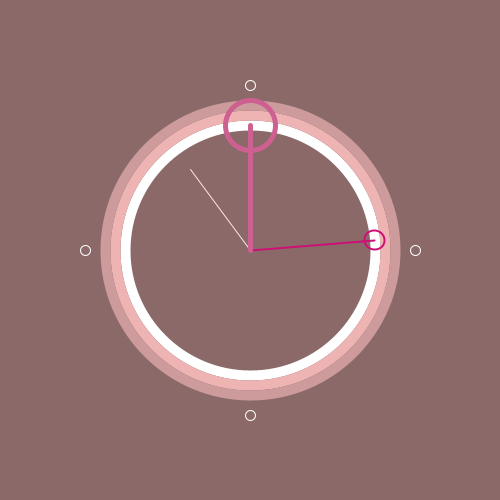
Frame 1 (no input)
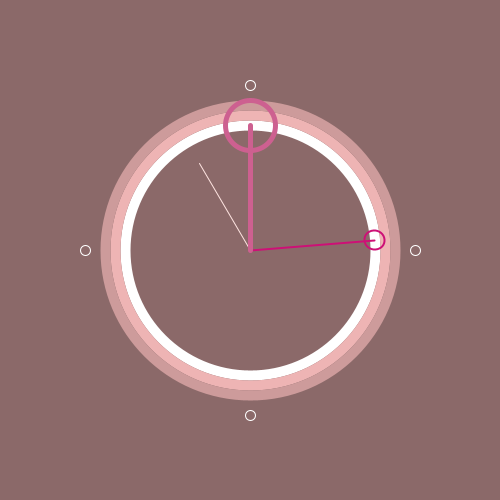
Frame 60 (the mouse pressed at the canvas centre just before this capture)
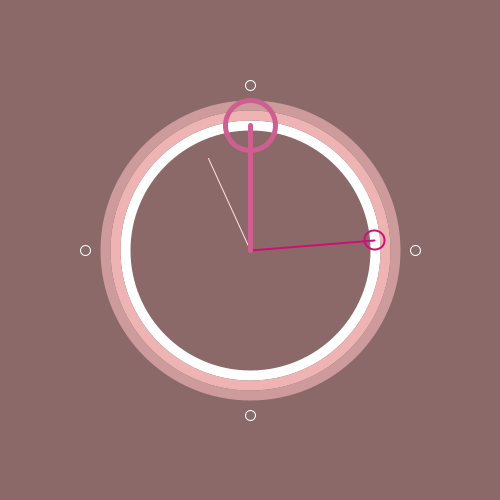
Frame 120 (the mouse held since frame 60 and released just before this capture)

The Processing sketch that drew these frames (run headless with seeded random() and noise(); from frame 60 on, the mouse is pressed at the canvas centre):

// Processing sketch: processing_169716
// ── processing_169716.pde

void setup ()
{
  size (500, 500);
  background (139,105,105);
  smooth();
}

void draw ()
{
 background (139,105,105);

pushMatrix();
  ellipseMode(CENTER);

  strokeWeight(10);
  stroke(255);
  noFill();
  ellipse (width/2, height/2, 250, 250);
  stroke (238,180,180);
  ellipse (width/2,height/2, 270,270);
  stroke (205,155,155);
  ellipse (width/2,height/2,290,290);
  strokeWeight(1);
  stroke(255);
  ellipse (width/2,height/4-40,10,10);
  ellipse (width/4-40,height/2,10,10);
 ellipse (width/2,height/2+165,10,10);
 ellipse (width/2+165,height/2,10,10);
  popMatrix();

  pushMatrix();
  noFill();
  stroke(255,228,225);
  strokeWeight(1);
  float sekundeNOW = map(second(), 0, 59, 0, 2*PI);
  println(sekundeNOW);


  translate(width/2, height/2);
  rotate (sekundeNOW);
  line (0, 0, 0, -100);
  //stroke(238, 59, 59);
  popMatrix();
  
  
  float minuteNOW = map(minute(),0,59,0,2*PI);
  println (minuteNOW);
  
  pushMatrix();
  translate  (width/2,height/2);
  rotate (minuteNOW);
  stroke(205,16,118);
  strokeWeight(2);
  line (0,0,0,-125);
  stroke(205,16,118);
  ellipse(0,-125,20,20);
  //rotate (minuteNOW);
  
  popMatrix();
  
  
  float stundeNOW = map(hour(),0,23,0,2*PI);
  println (stundeNOW);
  
  pushMatrix();
  translate (width/2, height/2);

  stroke(205,96,144);
  strokeWeight(5);
  line(0,0,0,-125);
  ellipse(0,-125,50,50);
    rotate(stundeNOW);
  popMatrix();
}

//korrektur 10112014
